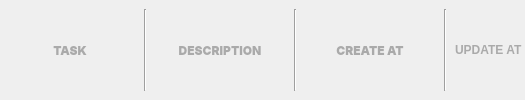
        <widget class="QWidget" name="widget_10" native="true">
         <property name="sizePolicy">
          <sizepolicy hsizetype="Expanding" vsizetype="Fixed">
           <horstretch>0</horstretch>
           <verstretch>0</verstretch>
          </sizepolicy>
         </property>
         <property name="minimumSize">
          <size>
           <width>0</width>
           <height>50</height>
          </size>
         </property>
         <layout class="QHBoxLayout" name="horizontalLayout_8">
          <property name="spacing">
           <number>5</number>
          </property>
          <property name="leftMargin">
           <number>5</number>
          </property>
          <property name="topMargin">
           <number>9</number>
          </property>
          <property name="rightMargin">
           <number>2</number>
          </property>
          <property name="bottomMargin">
           <number>9</number>
          </property>
          <item>
           <widget class="QLabel" name="task_title">
            <property name="sizePolicy">
             <sizepolicy hsizetype="Fixed" vsizetype="Preferred">
              <horstretch>0</horstretch>
              <verstretch>0</verstretch>
             </sizepolicy>
            </property>
            <property name="minimumSize">
             <size>
              <width>130</width>
              <height>0</height>
             </size>
            </property>
            <property name="font">
             <font>
              <family>Inter</family>
              <pointsize>-1</pointsize>
              <weight>87</weight>
              <italic>false</italic>
              <bold>true</bold>
             </font>
            </property>
            <property name="styleSheet">
             <string notr="true">width: 133px;
height: 44px;

/* Mobile/Heading H3/Bold */

font-family: 'Inter';
font-style: normal;
font-weight: 700;
font-size: 12px;
line-height: 44px;
/* identical to box height, or 157% */

text-align: center;

/* Neutral/800 */

color: rgb(170, 170, 170);


/* Inside auto layout */

</string>
            </property>
            <property name="frameShape">
             <enum>QFrame::NoFrame</enum>
            </property>
            <property name="text">
             <string>TASK</string>
            </property>
            <property name="alignment">
             <set>Qt::AlignCenter</set>
            </property>
            <property name="margin">
             <number>0</number>
            </property>
           </widget>
          </item>
          <item>
           <widget class="Line" name="line_4">
            <property name="minimumSize">
             <size>
              <width>10</width>
              <height>0</height>
             </size>
            </property>
            <property name="orientation">
             <enum>Qt::Vertical</enum>
            </property>
           </widget>
          </item>
          <item>
           <widget class="QLabel" name="des_title">
            <property name="sizePolicy">
             <sizepolicy hsizetype="Fixed" vsizetype="Preferred">
              <horstretch>0</horstretch>
              <verstretch>0</verstretch>
             </sizepolicy>
            </property>
            <property name="minimumSize">
             <size>
              <width>130</width>
              <height>0</height>
             </size>
            </property>
            <property name="font">
             <font>
              <family>Inter</family>
              <pointsize>-1</pointsize>
              <weight>87</weight>
              <italic>false</italic>
              <bold>true</bold>
             </font>
            </property>
            <property name="styleSheet">
             <string notr="true">width: 133px;
height: 44px;

/* Mobile/Heading H3/Bold */

font-family: 'Inter';
font-style: normal;
font-weight: 700;
font-size: 12px;
line-height: 44px;
/* identical to box height, or 157% */

text-align: center;

/* Neutral/800 */

color: rgb(170, 170, 170);


/* Inside auto layout */

</string>
            </property>
            <property name="frameShape">
             <enum>QFrame::NoFrame</enum>
            </property>
            <property name="text">
             <string>DESCRIPTION</string>
            </property>
            <property name="alignment">
             <set>Qt::AlignCenter</set>
            </property>
            <property name="margin">
             <number>0</number>
            </property>
           </widget>
          </item>
          <item>
           <widget class="Line" name="line_5">
            <property name="minimumSize">
             <size>
              <width>10</width>
              <height>0</height>
             </size>
            </property>
            <property name="orientation">
             <enum>Qt::Vertical</enum>
            </property>
           </widget>
          </item>
          <item>
           <widget class="QLabel" name="create_at_title">
            <property name="sizePolicy">
             <sizepolicy hsizetype="Fixed" vsizetype="Expanding">
              <horstretch>0</horstretch>
              <verstretch>0</verstretch>
             </sizepolicy>
            </property>
            <property name="minimumSize">
             <size>
              <width>130</width>
              <height>0</height>
             </size>
            </property>
            <property name="font">
             <font>
              <family>Inter</family>
              <pointsize>-1</pointsize>
              <weight>87</weight>
              <italic>false</italic>
              <bold>true</bold>
             </font>
            </property>
            <property name="styleSheet">
             <string notr="true">width: 133px;
height: 44px;

/* Mobile/Heading H3/Bold */

font-family: 'Inter';
font-style: normal;
font-weight: 700;
font-size: 12px;
line-height: 44px;
/* identical to box height, or 157% */

text-align: center;

/* Neutral/800 */

color: rgb(170, 170, 170);


/* Inside auto layout */

</string>
            </property>
            <property name="frameShape">
             <enum>QFrame::NoFrame</enum>
            </property>
            <property name="text">
             <string>CREATE AT</string>
            </property>
            <property name="alignment">
             <set>Qt::AlignCenter</set>
            </property>
            <property name="margin">
             <number>0</number>
            </property>
           </widget>
          </item>
          <item>
           <widget class="Line" name="line_6">
            <property name="minimumSize">
             <size>
              <width>10</width>
              <height>0</height>
             </size>
            </property>
            <property name="orientation">
             <enum>Qt::Vertical</enum>
            </property>
           </widget>
          </item>
          <item>
           <widget class="QLabel" name="update_at_title">
            <property name="sizePolicy">
             <sizepolicy hsizetype="Expanding" vsizetype="Preferred">
              <horstretch>0</horstretch>
              <verstretch>0</verstretch>
             </sizepolicy>
            </property>
            <property name="styleSheet">
             <string notr="true">width: 133px;
height: 44px;

/* Mobile/Heading H3/Bold */

font-family: 'Inter';
font-style: normal;
font-weight: 700;
font-size: 12px;
line-height: 44px;
/* identical to box height, or 157% */



/* Neutral/800 */

color: rgb(170, 170, 170);


/* Inside auto layout */

</string>
            </property>
            <property name="text">
             <string>UPDATE AT</string>
            </property>
            <property name="margin">
             <number>0</number>
            </property>
           </widget>
          </item>
         </layout>
        </widget>
